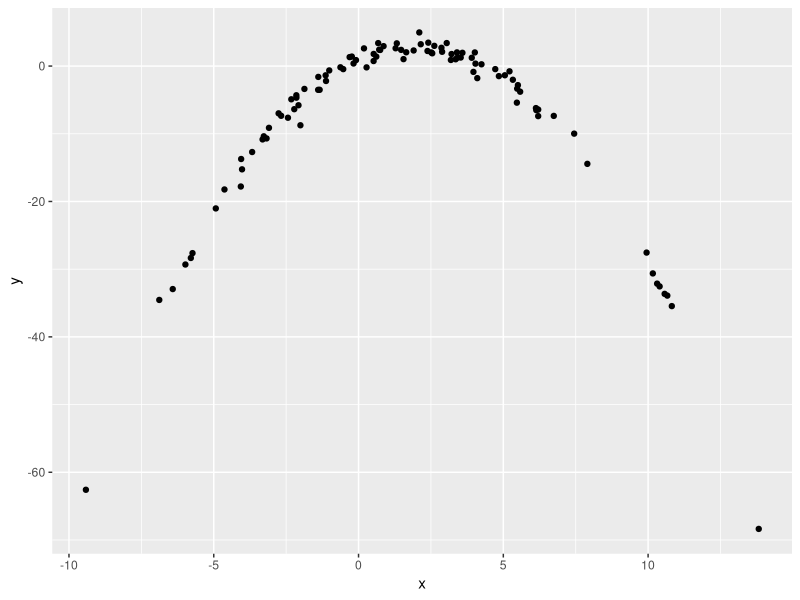
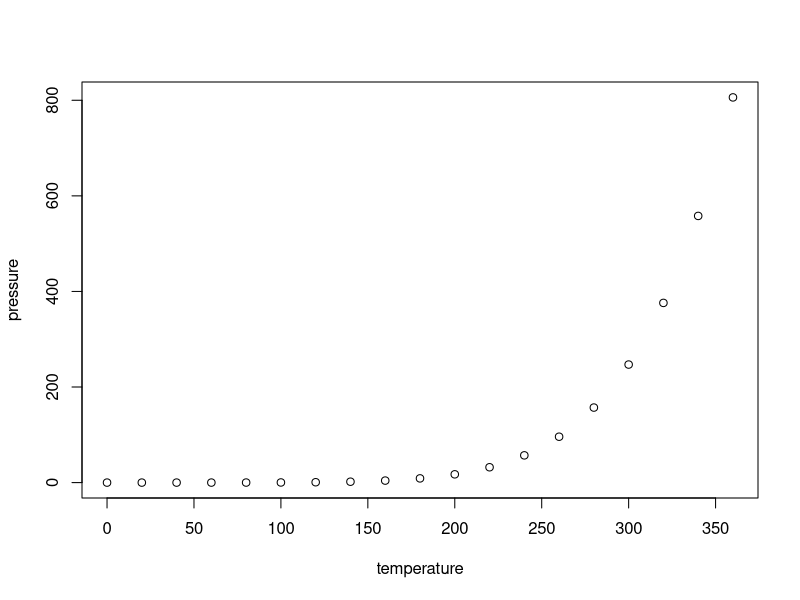

Recreate these plots in R, in order.
## ---- chunk 1
library(tidyverse)

df = tibble(
  x = rnorm(100,2,5),
  y = 1+2*x- .5*x^2 + rnorm(100)
)

df %>% 
  ggplot(aes(x=x,y=y))+
  geom_point()
## ---- chunk 2
plot(pressure)
